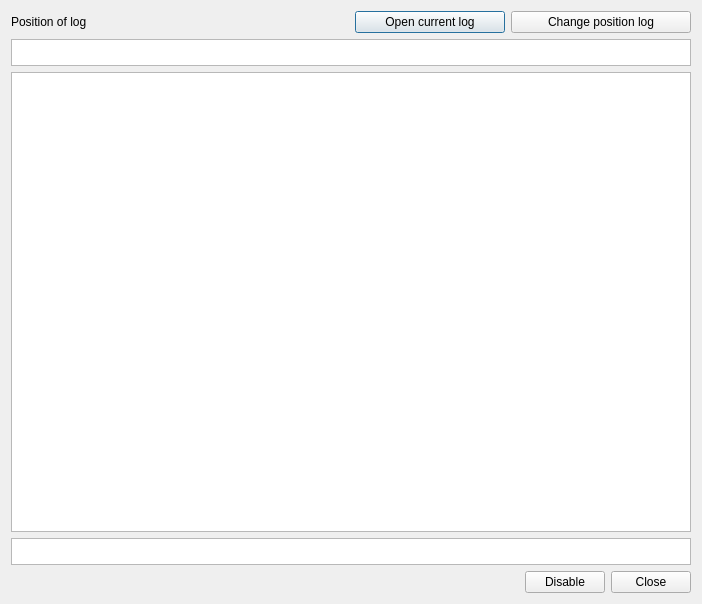
<?xml version="1.0" encoding="UTF-8"?>
<ui version="4.0">
 <class>log_ui</class>
 <widget class="QDialog" name="log_ui">
  <property name="geometry">
   <rect>
    <x>0</x>
    <y>0</y>
    <width>702</width>
    <height>604</height>
   </rect>
  </property>
  <property name="windowTitle">
   <string>Form</string>
  </property>
  <layout class="QVBoxLayout" name="verticalLayout">
   <item>
    <layout class="QHBoxLayout" name="horizontalLayout_2">
     <item>
      <widget class="QLabel" name="label">
       <property name="text">
        <string>Position of log</string>
       </property>
      </widget>
     </item>
     <item>
      <widget class="QPushButton" name="Button_open_log">
       <property name="maximumSize">
        <size>
         <width>150</width>
         <height>16777215</height>
        </size>
       </property>
       <property name="text">
        <string>Open current log</string>
       </property>
      </widget>
     </item>
     <item>
      <widget class="QPushButton" name="button_change_position">
       <property name="maximumSize">
        <size>
         <width>180</width>
         <height>16777215</height>
        </size>
       </property>
       <property name="text">
        <string>Change position log</string>
       </property>
      </widget>
     </item>
    </layout>
   </item>
   <item>
    <widget class="QTextBrowser" name="text_position_log">
     <property name="maximumSize">
      <size>
       <width>16777215</width>
       <height>27</height>
      </size>
     </property>
    </widget>
   </item>
   <item>
    <widget class="QTextBrowser" name="textBrowser"/>
   </item>
   <item>
    <widget class="QTextBrowser" name="text_error_show">
     <property name="maximumSize">
      <size>
       <width>16777215</width>
       <height>27</height>
      </size>
     </property>
    </widget>
   </item>
   <item>
    <layout class="QHBoxLayout" name="horizontalLayout">
     <item>
      <spacer name="horizontalSpacer">
       <property name="orientation">
        <enum>Qt::Horizontal</enum>
       </property>
       <property name="sizeHint" stdset="0">
        <size>
         <width>40</width>
         <height>20</height>
        </size>
       </property>
      </spacer>
     </item>
     <item>
      <widget class="QPushButton" name="button_enable_log">
       <property name="maximumSize">
        <size>
         <width>80</width>
         <height>25</height>
        </size>
       </property>
       <property name="text">
        <string>Disable</string>
       </property>
      </widget>
     </item>
     <item>
      <widget class="QPushButton" name="button_close">
       <property name="maximumSize">
        <size>
         <width>80</width>
         <height>25</height>
        </size>
       </property>
       <property name="text">
        <string>Close</string>
       </property>
      </widget>
     </item>
    </layout>
   </item>
  </layout>
 </widget>
 <resources/>
 <connections/>
</ui>
